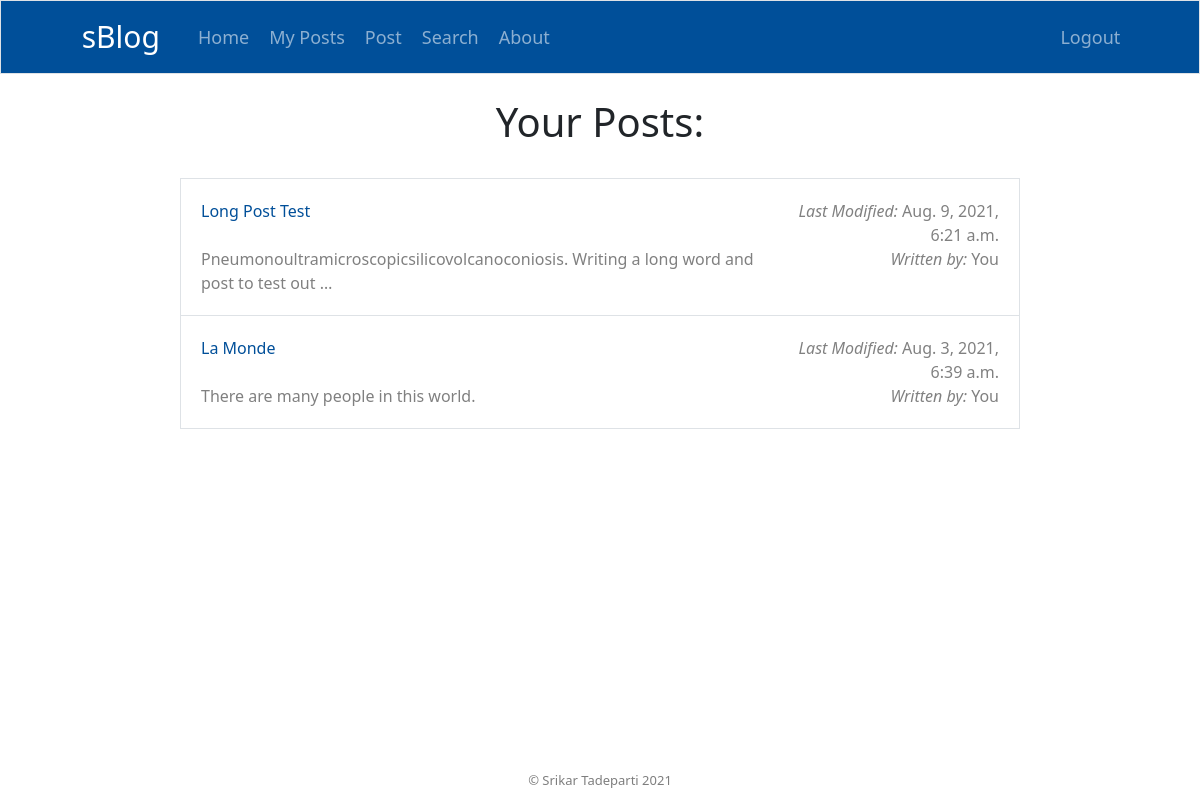
The app's page /history (signed in) with its own data.
### sBlog/models.py (models this page shows)
class Posts(models.Model):
    title = models.CharField(max_length=100)
    date = models.DateTimeField(auto_now_add=True)
    modified_date = models.DateTimeField(auto_now=True)
    content = models.TextField(max_length=20000)
    poster = models.ForeignKey(Users, on_delete=models.CASCADE)

### sBlog/views.py (the view)
# urls.py: path("history", views.post_history, name="user post history"),
def post_history(request):
    if "user_id" not in request.session:
        return HttpResponseRedirect("/login")
    user_posts = Posts.objects.filter(poster=Users.objects.get(id=request.session['user_id'])).order_by('-id')
    return render(request, 'history.html', {'user_posts': user_posts})

### sBlog/templates/history.html (shortened to what this page needs)
{% extends "layout.html" %}
{% block body %}
    <br>
    <h1 style="text-align: center;">Your Posts:</h1>
    <br>
    <table class="table table-hover table-bordered">
        {% for post in user_posts %}
            <tr>
                <td style="border: none; padding-top: 20px; padding-left: 20px; padding-bottom: 20px;">
                    <a href="/view/{{ post.id }}" class="standard_link">{{ post.title }}</a>
                    <br><br>
                    <span style="color: gray">{{ post.content|truncatewords:10 }}</span>
                </td>
                <td style="text-align: right; border: none; padding-top: 20px; padding-right: 20px; padding-bottom: 20px;">
                    <span style="color: gray"><i>Last Modified: </i>
                    {{ post.modified_date }}
                    <br>
                    <i>Written by: </i>
                    You</span>
                </td>
            </tr>
        {% endfor %}
    </table>
{% endblock %}

### sBlog/static/styles.css (style rules this page uses)
table { border: 1px solid black; }
.standard_link { text-decoration: none; color: #004f99; }

### records on screen
Posts: title "Long Post Test", content "Pneumonoultramicroscopicsilicovolcanoconiosis. Writing a long word and post to test out …", modified_date "Aug. 9, 2021, 6:21 a.m."
Posts: title "La Monde", content "There are many people in this world.", modified_date "Aug. 3, 2021, 6:39 a.m."
